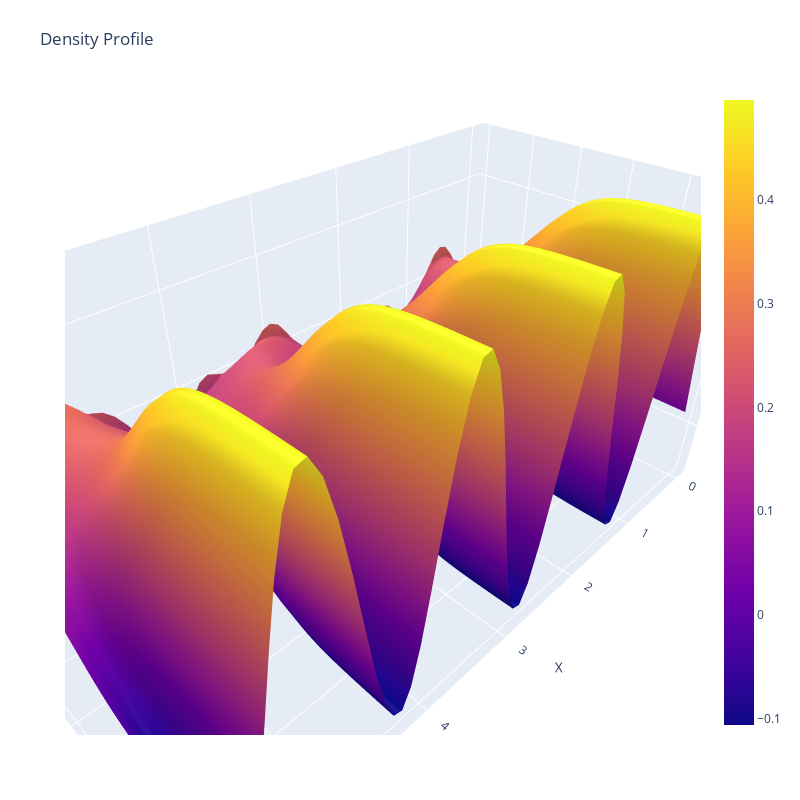

The notebook cell saved with this chart:
### Code cell
import plotly.graph_objects as go

fig = go.Figure(data=[go.Surface(z=np.transpose(data), x=x, y=mArray)])

fig.update_layout(
    title="Density Profile",
    scene=dict(
        xaxis_title="X",
        yaxis_title="Time",
        zaxis_title="Atomic Density",
        aspectmode="manual",
        aspectratio=dict(x=2, y=1, z=1),
    ),
    autosize=False,
    height=800,
    width=800,
    margin=dict(l=65, r=50, b=65, t=90),
)

fig.show()

### Figure 1 — Plotly figure (JSON) as saved in the notebook; plotly's stock layout.template omitted (floating-point values rounded to 4 significant figures; data arrays with more than 128 entries replaced by an {"elided": "..."} marker saying what was removed)
{"data": [{"type": "surface", "x": [0, 0.09311, 0.1862, 0.2793, 0.3724, 0.4656, 0.5587, 0.6518, 0.7449, 0.838, 0.9311, 1.024, 1.117, 1.21, 1.304, 1.397, 1.49, 1.583, 1.676, 1.769, 1.862, 1.955, 2.048, 2.142, 2.235, 2.328, 2.421, 2.514, 2.607, 2.7, 2.793, 2.886, 2.98, 3.073, 3.166, 3.259, 3.352, 3.445, 3.538, 3.631, 3.724, 3.818, 3.911, 4.004, 4.097, 4.19, 4.283, 4.376, 4.469, 4.562, 4.656, 4.749, 4.842, 4.935, 5.028, 5.121, 5.214, 5.307, 5.4, 5.494, 5.587, 5.68, 5.773, 5.866], "y": {"elided": "1001 int values"}, "z": {"elided": "1001x64 float values"}}], "layout": {"autosize": false, "height": 800, "margin": {"b": 65, "l": 65, "r": 50, "t": 90}, "scene": {"aspectmode": "manual", "aspectratio": {"x": 2, "y": 1, "z": 1}, "xaxis": {"title": {"text": "X"}}, "yaxis": {"title": {"text": "Time"}}, "zaxis": {"title": {"text": "Atomic Density"}}}, "title": {"text": "Density Profile"}, "width": 800}}
